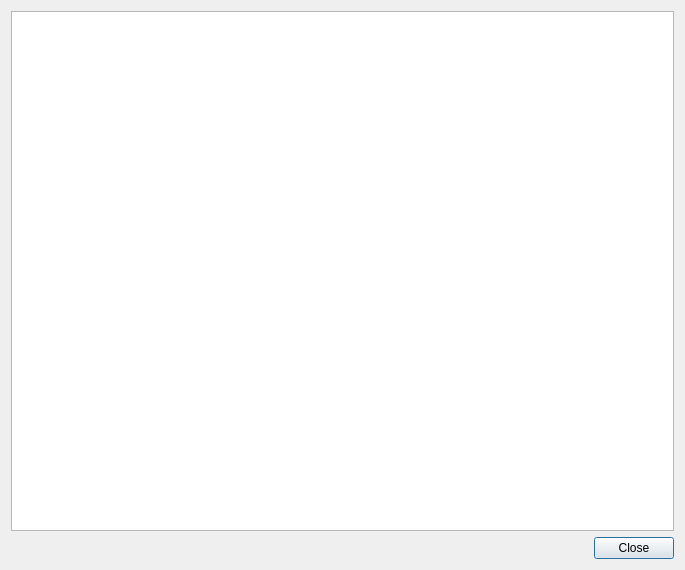
<?xml version="1.0" encoding="UTF-8"?>
<ui version="4.0">
 <class>MaxDialog</class>
 <widget class="QDialog" name="MaxDialog">
  <property name="geometry">
   <rect>
    <x>0</x>
    <y>0</y>
    <width>685</width>
    <height>570</height>
   </rect>
  </property>
  <property name="windowTitle">
   <string>最大需求矩阵</string>
  </property>
  <layout class="QVBoxLayout" name="verticalLayout">
   <item>
    <widget class="QTableView" name="tableView">
     <property name="editTriggers">
      <set>QAbstractItemView::NoEditTriggers</set>
     </property>
    </widget>
   </item>
   <item>
    <widget class="QDialogButtonBox" name="buttonBox">
     <property name="orientation">
      <enum>Qt::Horizontal</enum>
     </property>
     <property name="standardButtons">
      <set>QDialogButtonBox::Close</set>
     </property>
    </widget>
   </item>
  </layout>
 </widget>
 <resources/>
 <connections>
  <connection>
   <sender>buttonBox</sender>
   <signal>rejected()</signal>
   <receiver>MaxDialog</receiver>
   <slot>reject()</slot>
   <hints>
    <hint type="sourcelabel">
     <x>316</x>
     <y>260</y>
    </hint>
    <hint type="destinationlabel">
     <x>286</x>
     <y>274</y>
    </hint>
   </hints>
  </connection>
  <connection>
   <sender>buttonBox</sender>
   <signal>accepted()</signal>
   <receiver>MaxDialog</receiver>
   <slot>accept()</slot>
   <hints>
    <hint type="sourcelabel">
     <x>248</x>
     <y>254</y>
    </hint>
    <hint type="destinationlabel">
     <x>157</x>
     <y>274</y>
    </hint>
   </hints>
  </connection>
 </connections>
</ui>
